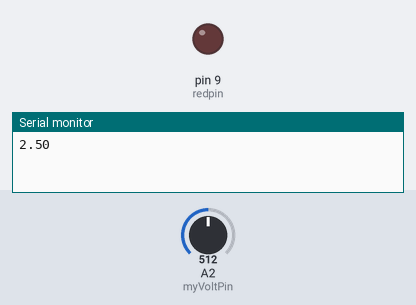
Simulated run of this sketch. Board: Arduino Uno, built with avr-gcc and run on an emulated ATmega328P. Shown: output pins drawn as LEDs (lit = HIGH), the last lines printed to the serial monitor. The test bench sets the inputs (shaded band); at power-on: A2 (myVoltPin) = 512.

Above: at 0.1 s.
At 0.6 s:
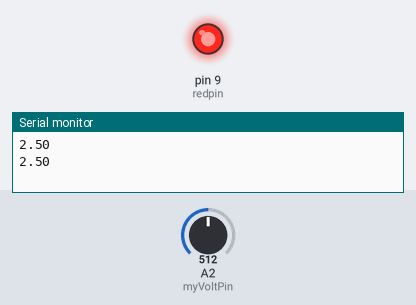
Timing chart, 0 to 2.1 s (numbered marks = the images above):
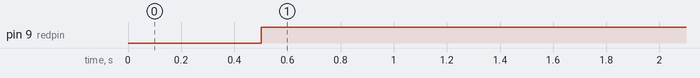

The sketch:

sketch_jan18a.ino
```cpp
int myVoltPin = A2;
int readVal;
float V2;
int DelayT = 500;
int redpin = 9;
void setup() {
  // put your setup code here, to run once:
  Serial.begin(9600);
  pinMode(myVoltPin, INPUT);
  pinMode(redpin, OUTPUT);
}

void loop() {
  // put your main code here, to run repeatedly:
  readVal = analogRead(myVoltPin);
  V2 = (5. / 1023.) * readVal;
  Serial.println(V2);
  delay(DelayT);
  if (V2 < 4.0) {
    digitalWrite(redpin, HIGH);
  }
  if (V2 > 4.0) {
    digitalWrite(redpin, LOW);
  }
}
```

Measured:
- by itself, pin 9 (redpin): LOW → HIGH at 0.50 s
